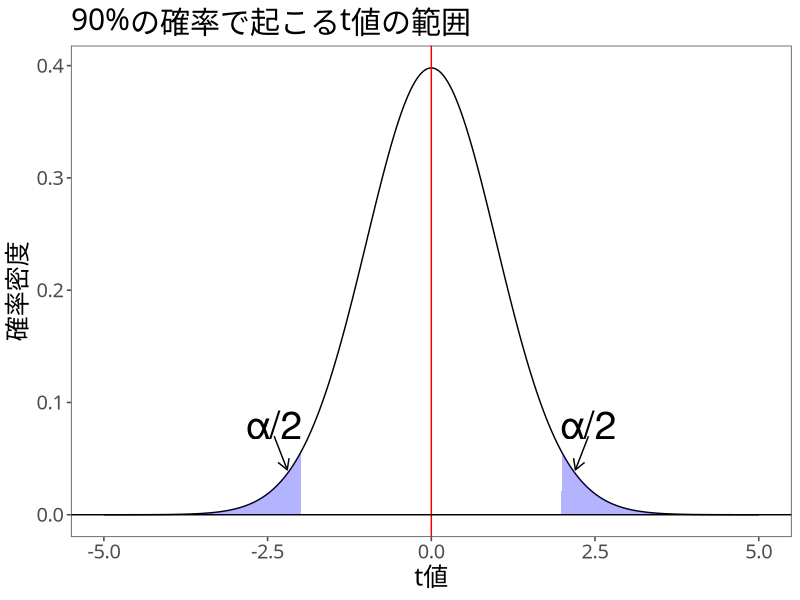
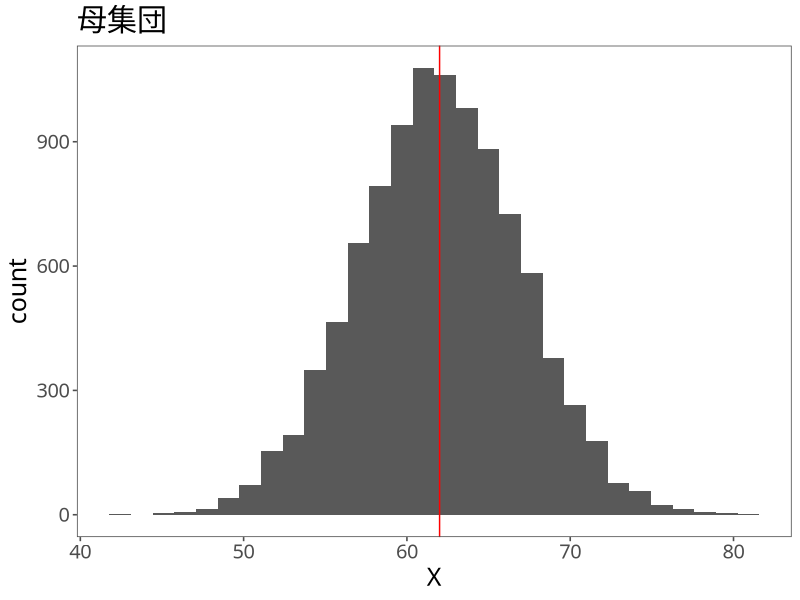
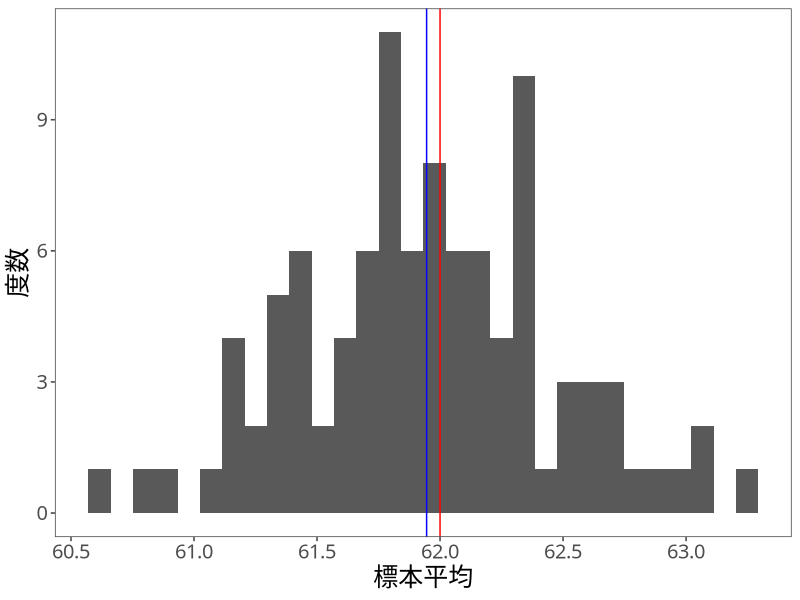
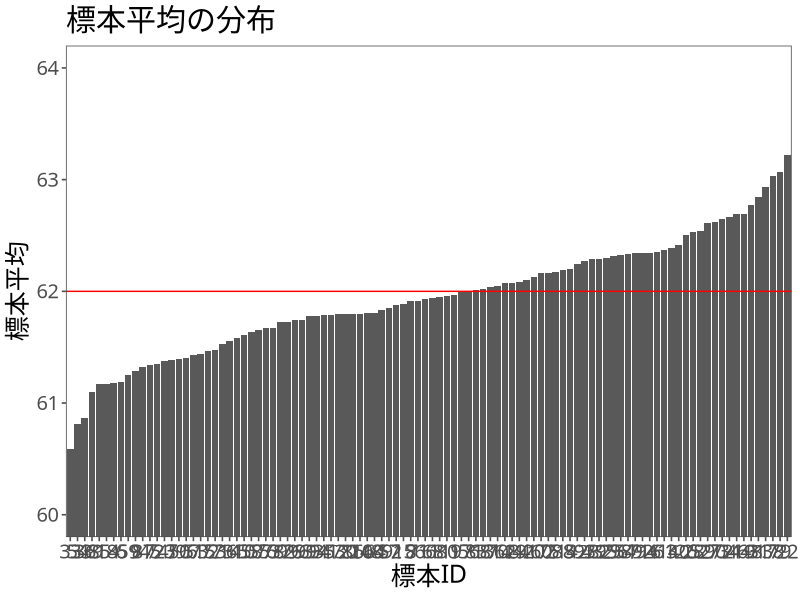
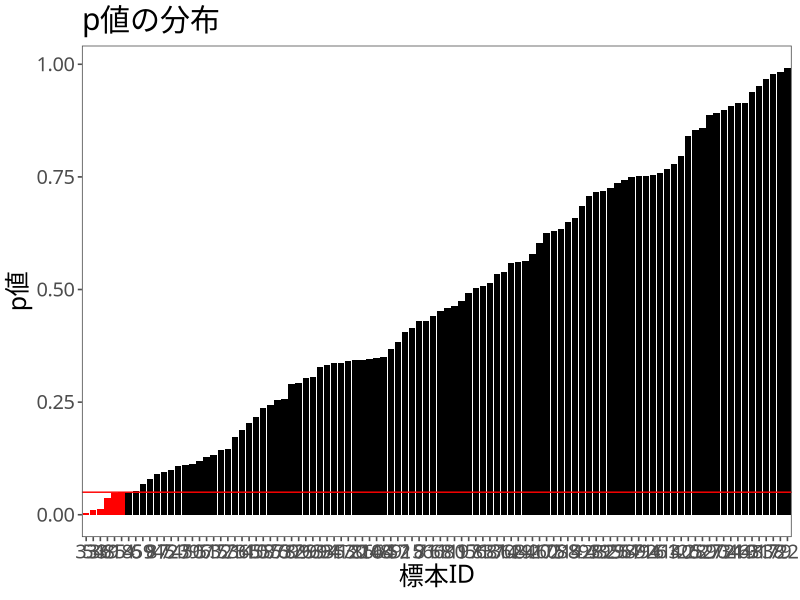
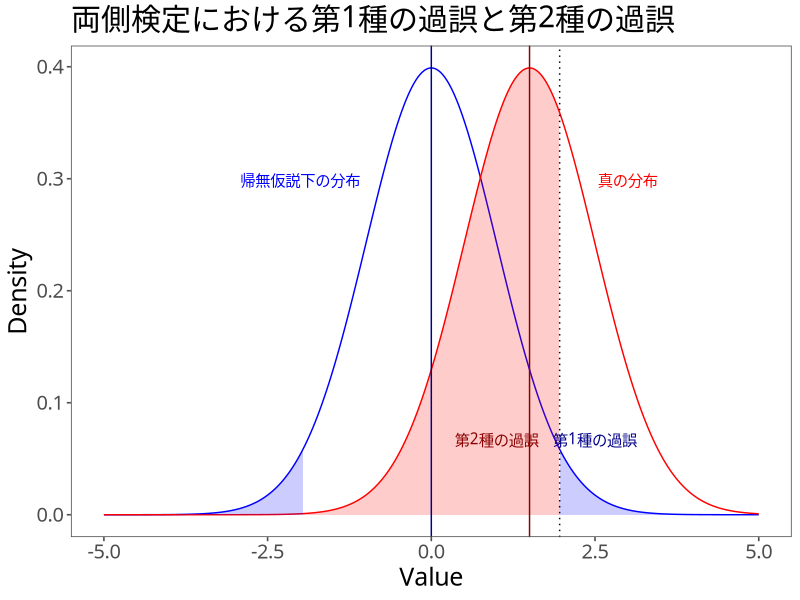
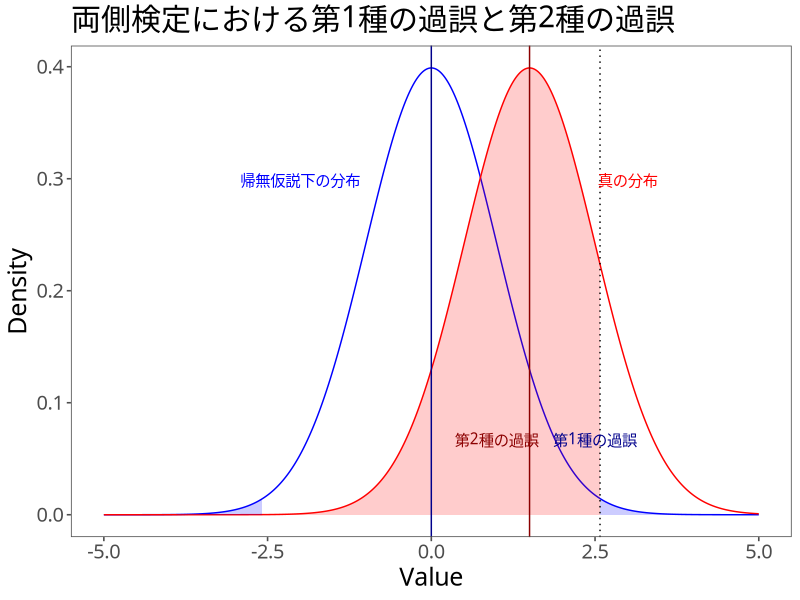
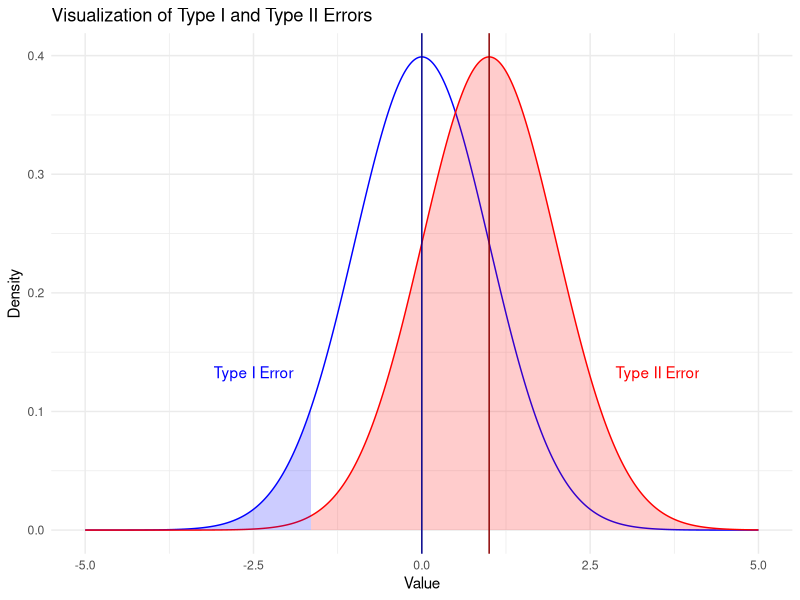

Write the R code that produced these figures, in order.
## ---- chunk 1
#| echo: FALSE
library(tidyverse)
library(ggthemes)
mystyle <- list (#  ggplotのテーマ
  theme_few(), # ggthemesパッケージ
  theme(
    text = element_text(
      size=18,
      family = "HiraKakuProN-W3" # ヒラギノフォント
    )))
set.seed(123)
## ---- chunk 2
# 自由度を設定
n = 100
df <- n-1

# データを生成
data <- data.frame(x = seq(-5, 5, by = 0.01))
data$y <- dt(data$x, df) # 変数yを作成


# 90%の領域の上限と下限をqt()で計算
ql <- qt(0.025, df)
qu <- qt(0.975, df)

# t分布を書く
g <- ggplot(data) + aes(x = x, y = y) + geom_line()
g <- g + geom_area(data = data %>% filter(x <= ql), fill = "blue", alpha = 0.3) + geom_area(data = data %>% filter(x >= qu), fill = "blue", alpha = 0.3)
g <- g + geom_vline(xintercept = 0, color = "red")
g <- g + xlab("t値") + ylab("確率密度") + labs(title = "90%の確率で起こるt値の範囲")
g <- g + geom_hline(yintercept = 0)
g <- g + annotate(geom = "text", x = 2.4, y = 0.08, label = "α/2", size = 10)
g <- g + annotate(# 始点や終点などを指定して矢印を追加
  geom = "segment", x = 2.4, xend = 2.2,
  y = 0.07, yend = 0.04, color = "black", size = 0.5,
  arrow = arrow(length = unit(0.3, "cm"))
  )
g <- g + annotate(geom = "text", x = -2.4, y = 0.08, label = "α/2", size = 10) +
  annotate(# 始点や終点などを指定して矢印を追加
  geom = "segment", x = -2.4, xend = -2.2,
  y = 0.07, yend = 0.04, color = "black", size = 0.5,
  arrow = arrow(length = unit(0.3, "cm"))
  ) + mystyle
print(g)
## ---- chunk 3
N <- 10000
X <- rnorm(N, 62, 5) # 母集団
ggplot(data.frame(X)) + aes(X) + geom_histogram() + ggtitle("母集団") + geom_vline(xintercept = 62, color = "red") + mystyle
## ---- chunk 4
n <- 100
sample_mean <- numeric(n) # 空の箱を用意
for(i in 1:100){
  x_sample <- sample(X, n) # 標本を抽出
  sample_mean[i] <- mean(x_sample) # 標本平均を計算
}
df_mean <- data.frame(sample_mean)
## ---- chunk 5
g_mean <- ggplot(df_mean) + aes(x=sample_mean) +
  geom_histogram() + xlab("標本平均") + ylab("度数") +
  geom_vline(xintercept = mean(sample_mean), color = "blue") +
  geom_vline(xintercept = 62, color="red") + mystyle
print(g_mean)
## ---- chunk 6
g_m <- ggplot(df_mean) +
    aes(x = reorder(seq_along(sample_mean), sample_mean), y = sample_mean) +
    geom_bar(stat="identity") + geom_hline(yintercept = 62, color = "red") +
   coord_cartesian(ylim = c(60, 64)) +
    ylab("標本平均") + xlab("標本ID") + ggtitle("標本平均の分布") + mystyle
print(g_m)
## ---- chunk 7
t <- (min(df_mean$sample_mean) - 62) / (5 / sqrt(n))
print(t)
## ---- chunk 8
pt(t, df = n-1)
## ---- chunk 9
df_mean <- df_mean %>%
  mutate(
    t_value = (sample_mean - 62) / (5 / sqrt(n)),
    p_value = pt(t_value, df = n-1)
  )

ggplot(df_mean) +
    aes(x = reorder(seq_along(p_value), p_value), y = p_value) + # グラフの設定
    geom_bar(stat="identity", fill = ifelse(df_mean$p_value < 0.05, "red", "black")) + #
    geom_hline(yintercept = 0.05, color = "red") + # 有意水準0.05
    ylab("p値") + xlab("標本ID") + ggtitle("p値の分布") + mystyle # 軸の設定
## ---- chunk 10
# 正規分布の確率密度関数
dnorm_with_mean_sd <- function(x, mean = 0, sd = 1) {
  sqrt(1/(2*pi*sd^2))*exp(-((x - mean)^2)/(2*sd^2))
}

# パラメータの設定
mu1 <- 0   # 帰無仮説の平均
sd1 <- 1   # 帰無仮説の標準偏差
mu2 <- 1.5 # 対立仮説の平均
sd2 <- 1   # 対立仮説の標準偏差
alpha = 0.025

# サンプルデータを生成
x <- seq(-5, 5, by = 0.01)
df <- data.frame(x = x,
                 dnorm1 = dnorm_with_mean_sd(x, mean = mu1, sd = sd1),
                 dnorm2 = dnorm_with_mean_sd(x, mean = mu2, sd = sd2))

# ggplotを使って描画
g <- ggplot(df, aes(x = x)) +
  geom_line(aes(y = dnorm1), color = "blue") +
  geom_line(aes(y = dnorm2), color = "red")
g <- g + geom_area(
  data = subset(df, x > qnorm(1-alpha, mu1, sd1)),
            aes(y = dnorm1), fill = "blue", alpha = 0.2)
g <- g + geom_area(
  data = subset(df, x < qnorm(alpha, mu1, sd1)),
  aes(y = dnorm1), fill = "blue", alpha = 0.2)
g <- g + geom_area(
  data = subset(df, x > qnorm(alpha, mu1, sd1) & x < qnorm(1-alpha, mu1, sd1)),
            aes(y = dnorm2), fill = "red", alpha = 0.2) +
  theme_minimal() +
  labs(x = "Value", y = "Density",
       title = "両側検定における第1種の過誤と第2種の過誤")
g <- g + geom_vline(xintercept = qnorm(1-alpha), linetype="dotted")
g <- g + geom_vline(xintercept = mu1, color = "darkblue")
g <- g + geom_vline(xintercept = mu2, color = "darkred")

g <- g + annotate("text", x = mu1 + 2.5, y = max(df$dnorm1) / 6,
           label = "第1種の過誤", color = "darkblue", family = "HiraKakuProN-W3") +
  annotate("text", x = mu2 - 0.5, y = max(df$dnorm2) / 6,
           label = "第2種の過誤", color = "darkred", family = "HiraKakuProN-W3")

g <- g + annotate("text", x = mu1 - 2, y = max(df$dnorm1)-0.1,
                  label = "帰無仮説下の分布", color = "blue", family = "HiraKakuProN-W3" ) +
  annotate("text", x = mu2 + 1.5, y = max(df$dnorm2) - 0.1,
           label = "真の分布", color = "red", family = "HiraKakuProN-W3") + mystyle
print(g)
## ---- chunk 11
#| echo = FALSE

alpha = 0.005

# サンプルデータを生成
x <- seq(-5, 5, by = 0.01)
df <- data.frame(x = x,
                 dnorm1 = dnorm_with_mean_sd(x, mean = mu1, sd = sd1),
                 dnorm2 = dnorm_with_mean_sd(x, mean = mu2, sd = sd2))

# ggplotを使って描画
g <- ggplot(df, aes(x = x)) +
  geom_line(aes(y = dnorm1), color = "blue") +
  geom_line(aes(y = dnorm2), color = "red")
g <- g + geom_area(
  data = subset(df, x > qnorm(1-alpha, mu1, sd1)),
            aes(y = dnorm1), fill = "blue", alpha = 0.2)
g <- g + geom_area(
  data = subset(df, x < qnorm(alpha, mu1, sd1)),
  aes(y = dnorm1), fill = "blue", alpha = 0.2)
g <- g + geom_area(
  data = subset(df, x > qnorm(alpha, mu1, sd1) & x < qnorm(1-alpha, mu1, sd1)),
            aes(y = dnorm2), fill = "red", alpha = 0.2) +
  theme_minimal() +
  labs(x = "Value", y = "Density",
       title = "両側検定における第1種の過誤と第2種の過誤")
g <- g + geom_vline(xintercept = qnorm(1-alpha), linetype="dotted")
g <- g + geom_vline(xintercept = mu1, color = "darkblue")
g <- g + geom_vline(xintercept = mu2, color = "darkred")

g <- g + annotate("text", x = mu1 + 2.5, y = max(df$dnorm1) / 6,
           label = "第1種の過誤", color = "darkblue", family = "HiraKakuProN-W3") +
  annotate("text", x = mu2 - 0.5, y = max(df$dnorm2) / 6,
           label = "第2種の過誤", color = "darkred", family = "HiraKakuProN-W3")

g <- g + annotate("text", x = mu1 - 2, y = max(df$dnorm1)-0.1,
                  label = "帰無仮説下の分布", color = "blue", family = "HiraKakuProN-W3" ) +
  annotate("text", x = mu2 + 1.5, y = max(df$dnorm2) - 0.1,
           label = "真の分布", color = "red", family = "HiraKakuProN-W3") + mystyle
print(g)
## ---- chunk 12
#| echo = FALSE

# 正規分布の確率密度関数
dnorm_with_mean_sd <- function(x, mean = 0, sd = 1) {
  sqrt(1/(2*pi*sd^2))*exp(-((x - mean)^2)/(2*sd^2))
}

# パラメータの設定
mu1 <- 0   # 帰無仮説の平均
sd1 <- 1   # 帰無仮説の標準偏差
mu2 <- 1 # 対立仮説の平均
sd2 <- 1   # 対立仮説の標準偏差

# サンプルデータを生成
x <- seq(-5, 5, by = 0.01)
df <- data.frame(x = x,
                 dnorm1 = dnorm_with_mean_sd(x, mean = mu1, sd = sd1),
                 dnorm2 = dnorm_with_mean_sd(x, mean = mu2, sd = sd2))

# ggplotを使って描画
g <- ggplot(df, aes(x = x)) +
  geom_line(aes(y = dnorm1), color = "blue") +
  geom_line(aes(y = dnorm2), color = "red") +
  geom_area(data = subset(df, x < qnorm(0.05, mean = mu1, sd = sd1)),
            aes(y = dnorm1), fill = "blue", alpha = 0.2) +
  geom_area(data = subset(df, x > qnorm(0.05, mean = mu1, sd = sd1)),
            aes(y = dnorm2), fill = "red", alpha = 0.2) +
  theme_minimal() +
  labs(x = "Value", y = "Density",
       title = "Visualization of Type I and Type II Errors") +
  annotate("text", x = mu1 - 2.5, y = max(df$dnorm1) / 3,
           label = "Type I Error", color = "blue") +
  annotate("text", x = mu2 + 2.5, y = max(df$dnorm2) / 3,
           label = "Type II Error", color = "red")
g <- g + geom_vline(xintercept = mu1, color = "darkblue")
g <- g + geom_vline(xintercept = mu2, color = "darkred")
print(g)

